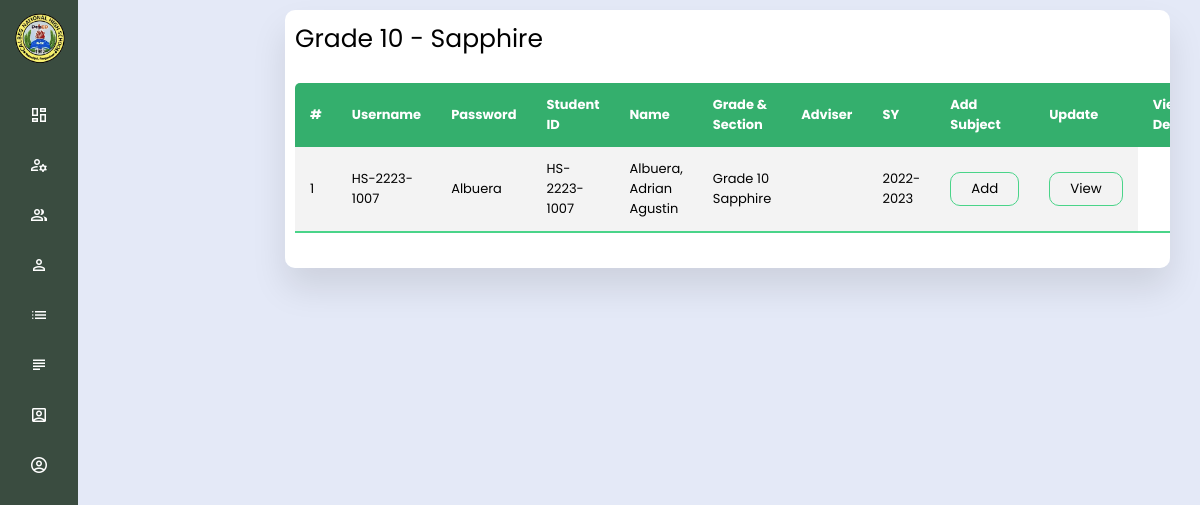
The page /superAdmin/g102.php on the database its author committed.
### tables this page shows
CREATE TABLE `tblstudent` (
  `id` int(11) NOT NULL,
  `user_name` varchar(20) NOT NULL,
  `password` varchar(20) NOT NULL,
  `studentid` varchar(20) NOT NULL,
  `name` varchar(20) NOT NULL,
  `mname` varchar(20) NOT NULL,
  `lname` varchar(20) NOT NULL,
  `extname` varchar(5) NOT NULL,
  `gender` varchar(10) NOT NULL,
  `cstatus` varchar(50) NOT NULL,
  `bday` varchar(20) NOT NULL,
  `age` varchar(50) NOT NULL,
  `nationality` varchar(50) NOT NULL,
  `religion` varchar(50) NOT NULL,
  `contact` varchar(20) NOT NULL,
  `address` varchar(50) NOT NULL,
  `email` varchar(50) NOT NULL,
  `sstatus` varchar(10) NOT NULL,
  `grade` varchar(25) NOT NULL,
  `adviser` varchar(50) NOT NULL,
  `sy` varchar(15) NOT NULL
);

### superAdmin/g102.php (the view, shortened to what this page needs)
<?php
  include "../includes/database.php";
?>
<!DOCTYPE html>
<html lang="en">
<head>
    <link rel="stylesheet" href="../assets/css/navContainer.css">
    <link rel="stylesheet" href="../assets/css/style2.css">
    <link rel="stylesheet" href="../assets/css/style3.css">
    <link rel="stylesheet" href="../assets/css/swiper-bundle.min.css" />
</head>
<body>
  <?php include 'includes/sideMenu.php';?>
  <section class="home">
  <section class="historyLog">
    <div class="history-list">
    <span class="allTeacher">Grade 10 - Sapphire</span>
        <table class="table">
            <thead>
                <thead>
                    <tr>
                        <th>#</th>
                        <th>Username</th>
                        <th>Password</th>
                        <th>Student ID</th>
                        <th>Name</th>
                        <th>Grade & Section</th>
                        <th>Adviser</th>
                        <th>SY</th>
                        <th>Add Subject</th>
                        <th>Update</th>
                        <th>View Details</th>
                    </tr>
                </thead>
                <tbody>
                    <?php
                        $ret=mysqli_query($conn,"SELECT * from tblstudent where grade = 'Grade 10 Sapphire'");
                        $cnt=1;
                        while ($row=mysqli_fetch_array($ret)) {
                    ?>
                    <tr>
                    <td data-label="#"><?php echo $cnt;?></td>
                        <td data-label="Username"><?php  echo $row['user_name'];?></td>
                        <td data-label="Email"><?php  echo $row['password'];?></td>
                        <td data-label="Student ID"><?php  echo $row['studentid'];?></td>
                        <td data-label="Name" class=""><?php  echo $row['lname'],', '; echo $row['name'],' ';echo $row['mname']?></td>
                        <td data-label="Title"><?php  echo $row['grade'];?></td>
                        <td data-label="Adviser"><?php  echo $row['adviser'];?></td>
                        <td data-label="SY"><?php  echo $row['sy'];?></td>
                        <form action="../superAdmin/subjs.php" method="POST">
                            <td data-label="Add Subject"><button type="submit" name="view" >Add</button></td>
                        </form>
                        <form action="../superAdmin/updatestudent.php" method="POST">
                            <td data-label="View Details"><button type="submit" name="view" >View</button></td>
                        </form>
                    </tr>
                    <?php
                    $cnt=$cnt+1;
                    }?>
            </tbody>
        </table>
    </div>
</section>
  </section>
</body>
</html>

### assets/css/navContainer.css (style rules this page uses)
* { margin: 0; padding: 0; box-sizing: border-box; font-family: 'Poppins', sans-serif; }
body { background: #E4E9F7; }
.allTeacher { font-size: 25px; }

### assets/css/style2.css (style rules this page uses)
.home { position: absolute; top: 0; top: 0; left: 250px; height: 100%; padding-left: 5px; width: calc(100% - 250px); background-color: var(--body-color); transition: var(--tran-05); }

### assets/css/style3.css (style rules this page uses)
.historyLog { padding: 0 30px; }
.history-list { width: 100%; padding: 10px; margin-top: 10px; background: #fff; border-radius: 10px; overflow-x: auto; box-shadow: 0 20px 35px rgba(0, 0, 0, 0.1); }
.table { border-collapse: collapse; margin: 25px 0; font-size: 15px; min-width: 100%; overflow: hidden; border-radius: 5px 5px 0 0; }
table thead tr { color: #fff; background: #34AF6D; text-align: left; font-weight: bold; font-size: small; width: 100%; }
.table th, .table td { padding: 12px 15px; }
.table tbody tr { border-bottom: 1px solid #ddd; font-size: small; }
.table tbody tr:nth-of-type(odd) { background: #f3f3f3; }
.table tbody tr:last-of-type { border-bottom: 2px solid #4AD489; }
.table button { padding: 6px 20px; border-radius: 10px; cursor: pointer; background: transparent; border: 1px solid #4AD489; }

### rows shown on the page
tblstudent: user_name "HS-2223-1007", password "Albuera", studentid "HS-2223-1007", lname "Albuera", name "Adrian", mname "Agustin", grade "Grade 10 Sapphire", sy "2022-2023"
